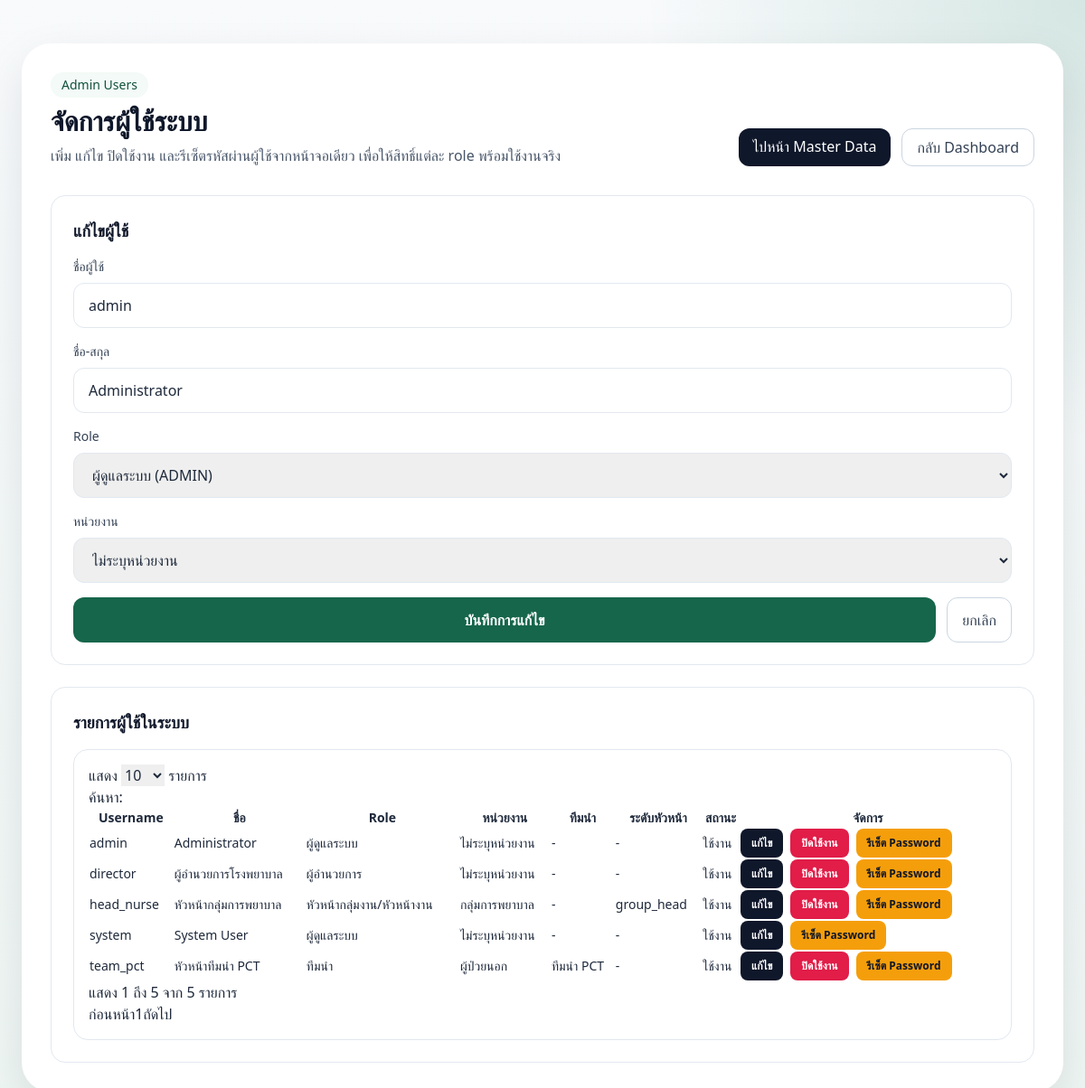
/admin/users.php?edit=2 (signed in), run on the app's committed database.
### tables this page shows
CREATE TABLE `users` (
  `id` int unsigned NOT NULL AUTO_INCREMENT,
  `username` varchar(100) NOT NULL,
  `password_hash` varchar(255) NOT NULL,
  `full_name` varchar(255) NOT NULL,
  `role_id` int unsigned NOT NULL,
  `department_id` int unsigned DEFAULT NULL,
  `team_id` int unsigned DEFAULT NULL,
  `head_level` enum('group_head','unit_head') DEFAULT NULL,
  `is_active` tinyint(1) NOT NULL DEFAULT 1,
  `last_login_at` datetime DEFAULT NULL,
  `created_at` datetime NOT NULL DEFAULT CURRENT_TIMESTAMP,
  `updated_at` datetime NOT NULL DEFAULT CURRENT_TIMESTAMP ON UPDATE CURRENT_TIMESTAMP,
  PRIMARY KEY (`id`),
  UNIQUE KEY `uk_username` (`username`),
  KEY `idx_users_role` (`role_id`),
  KEY `idx_users_department` (`department_id`),
  KEY `idx_users_team` (`team_id`),
  CONSTRAINT `fk_users_role` FOREIGN KEY (`role_id`) REFERENCES `roles` (`id`) ON UPDATE CASCADE,
  CONSTRAINT `fk_users_department` FOREIGN KEY (`department_id`) REFERENCES `departments` (`id`) ON DELETE SET NULL ON UPDATE CASCADE,
  CONSTRAINT `fk_users_team` FOREIGN KEY (`team_id`) REFERENCES `teams` (`id`) ON DELETE SET NULL ON UPDATE CASCADE
);

CREATE TABLE `roles` (
  `id` int unsigned NOT NULL AUTO_INCREMENT,
  `role_code` varchar(50) NOT NULL,
  `role_name` varchar(150) NOT NULL,
  `created_at` datetime NOT NULL DEFAULT CURRENT_TIMESTAMP,
  PRIMARY KEY (`id`),
  UNIQUE KEY `uk_role_code` (`role_code`)
);

CREATE TABLE `departments` (
  `id` int unsigned NOT NULL AUTO_INCREMENT,
  `department_code` varchar(50) DEFAULT NULL,
  `department_name` varchar(255) NOT NULL,
  `department_type` varchar(50) DEFAULT NULL,
  `parent_department_id` int unsigned DEFAULT NULL,
  `is_nursing_group` tinyint(1) NOT NULL DEFAULT 0,
  `is_active` tinyint(1) NOT NULL DEFAULT 1,
  `created_at` datetime NOT NULL DEFAULT CURRENT_TIMESTAMP,
  `updated_at` datetime NOT NULL DEFAULT CURRENT_TIMESTAMP ON UPDATE CURRENT_TIMESTAMP,
  PRIMARY KEY (`id`),
  UNIQUE KEY `uk_department_code` (`department_code`),
  KEY `idx_department_parent` (`parent_department_id`),
  CONSTRAINT `fk_departments_parent` FOREIGN KEY (`parent_department_id`) REFERENCES `departments` (`id`) ON DELETE SET NULL ON UPDATE CASCADE
);

CREATE TABLE `teams` (
  `id` int unsigned NOT NULL AUTO_INCREMENT,
  `team_code` varchar(20) NOT NULL,
  `team_name` varchar(255) NOT NULL,
  `description` text DEFAULT NULL,
  `is_active` tinyint(1) NOT NULL DEFAULT 1,
  `created_at` datetime NOT NULL DEFAULT CURRENT_TIMESTAMP,
  `updated_at` datetime NOT NULL DEFAULT CURRENT_TIMESTAMP ON UPDATE CURRENT_TIMESTAMP,
  PRIMARY KEY (`id`),
  UNIQUE KEY `uk_team_code` (`team_code`)
);

### config/app.php (called while the page is built)
<?php
return [
    'app_name' => 'Tepha Risk Management',
    'base_url' => '/hrms2',
    'session_name' => 'tepha_risk_session',
    'timezone' => 'Asia/Bangkok',
    'upload_dir' => __DIR__ . '/../storage/uploads',
];

### app/bootstrap.php (called while the page is built, shortened)
<?php
$appConfig = require __DIR__ . '/../config/app.php';
$dbConfig = require __DIR__ . '/../config/database.php';
date_default_timezone_set($appConfig['timezone']);
require_once __DIR__ . '/helpers.php';
require_once __DIR__ . '/Database.php';
require_once __DIR__ . '/Auth.php';
function app_config(?string $key = null, mixed $default = null): mixed
{
    global $appConfig;
    return $appConfig[$key] ?? $default;
}
function db_config(?string $key = null, mixed $default = null): mixed
{
    global $dbConfig;
    return $dbConfig[$key] ?? $default;
}

### app/helpers.php (called while the page is built, shortened)
<?php
function base_url(string $path = ''): string
{
    $baseUrl = rtrim((string) app_config('base_url', ''), '/');
    $path = ltrim($path, '/');
    return $path === '' ? $baseUrl : $baseUrl . '/' . $path;
}
function e(?string $value): string
{
    return htmlspecialchars((string) $value, ENT_QUOTES, 'UTF-8');
}
function fetch_all_departments(): array
{
    try {
        $stmt = Database::connection()->query(
            'SELECT id, department_code, department_name, department_type, parent_department_id, is_nursing_group
             FROM departments
             WHERE is_active = 1
             ORDER BY department_name ASC'
        );
        return $stmt->fetchAll();
    } catch (Throwable) {
        return [];
    }
}
function fetch_roles(): array
{
    try {
        $stmt = Database::connection()->query(
            'SELECT id, role_code, role_name
             FROM roles
             ORDER BY id ASC'
        );
        return $stmt->fetchAll();
    } catch (Throwable) {
        return [];
    }
}

### app/Database.php (called while the page is built, shortened)
<?php
final class Database
{
    private static ?PDO $connection = null;
    public static function connection(): PDO
    {
        if (self::$connection instanceof PDO) {
            return self::$connection;
        }
        $dsn = sprintf(
            'mysql:host=%s;port=%d;dbname=%s;charset=%s',
            (string) db_config('host'),
            (int) db_config('port'),
            (string) db_config('dbname'),
            (string) db_config('charset')
        );
        self::$connection = new PDO(
            $dsn,
            (string) db_config('username'),
            (string) db_config('password'),
            [
                PDO::ATTR_ERRMODE => PDO::ERRMODE_EXCEPTION,
                PDO::ATTR_DEFAULT_FETCH_MODE => PDO::FETCH_ASSOC,
            ]
        );
        return self::$connection;
    }
}

### config/database.php (called while the page is built)
<?php
return [
    'host' => '127.0.0.1',
    'port' => 3306,
    'dbname' => 'hrms2_risk',
    'username' => 'root',
    'password' => '',
    'charset' => 'utf8mb4',
];

### app/Auth.php (called while the page is built, shortened)
<?php
final class Auth
{
    public static function user(): ?array
    {
        return $_SESSION['auth_user'] ?? null;
    }
}

### admin/users.php (the view, shortened to what this page needs)
<?php
require __DIR__ . '/../app/bootstrap.php';
$roles = fetch_roles();
$departments = fetch_all_departments();
$users = [];
$editingUser = null;
$editingUserId = isset($_GET['edit']) ? (int) $_GET['edit'] : 0;
try {
    $stmt = Database::connection()->query(
        "SELECT
            u.id,
            u.username,
            u.full_name,
            u.head_level,
            u.is_active,
            u.last_login_at,
            r.role_name,
            r.role_code,
            d.department_name,
            t.team_name
         FROM users u
         INNER JOIN roles r ON r.id = u.role_id
         LEFT JOIN departments d ON d.id = u.department_id
         LEFT JOIN teams t ON t.id = u.team_id
         ORDER BY u.id DESC"
    );
    $users = $stmt->fetchAll();
    if ($editingUserId > 0) {
        $editStmt = Database::connection()->prepare(
            "SELECT
                u.id,
                u.username,
                u.full_name,
                u.role_id,
                u.department_id,
                u.team_id,
                u.head_level,
                u.is_active,
                r.role_code
             FROM users u
             INNER JOIN roles r ON r.id = u.role_id
             WHERE u.id = :id
             LIMIT 1"
        );
        $editStmt->execute(['id' => $editingUserId]);
        $editingUser = $editStmt->fetch() ?: null;
    }
} catch (Throwable) {
    $users = [];
    $editingUser = null;
}
require __DIR__ . '/../partials/layout_top.php';
?>
<main class="mx-auto max-w-7xl px-6 py-8 lg:py-12">
    <section class="rounded-[2rem] bg-white p-8 shadow-soft">
        <div class="flex flex-col gap-3 lg:flex-row lg:items-end lg:justify-between">
            <div>
                <div class="mb-2 inline-flex rounded-full bg-brand-50 px-3 py-1 text-sm font-medium text-brand-700">Admin Users</div>
                <h1 class="text-3xl font-bold text-slate-900">จัดการผู้ใช้ระบบ</h1>
                <p class="mt-2 text-slate-600">เพิ่ม แก้ไข ปิดใช้งาน และรีเซ็ตรหัสผ่านผู้ใช้จากหน้าจอเดียว เพื่อให้สิทธิ์แต่ละ role พร้อมใช้งานจริง</p>
            </div>
            <div class="flex flex-wrap gap-3">
                <a href="<?= e(base_url('admin/master_data.php')) ?>" class="rounded-xl bg-slate-900 px-4 py-2 font-medium text-white transition hover:bg-slate-800">
                    ไปหน้า Master Data
                </a>
                <a href="<?= e(base_url('dashboard.php')) ?>" class="rounded-xl border border-slate-300 px-4 py-2 font-medium text-slate-700 transition hover:bg-slate-50">
                    กลับ Dashboard
                </a>
            </div>
        </div>
        <div class="mt-8 grid gap-6 xl:grid-cols-[0.95fr_1.05fr]">
            <div class="rounded-2xl border border-slate-200 p-6">
                <h2 class="text-lg font-semibold text-slate-900"><?= $editingUser ? 'แก้ไขผู้ใช้' : 'เพิ่มผู้ใช้ใหม่' ?></h2>
                <form action="<?= e(base_url($editingUser ? 'actions/admin_update_user.php' : 'actions/admin_save_user.php')) ?>" method="post" class="mt-4 space-y-4">
                    <div>
                        <label class="mb-2 block text-sm font-medium text-slate-700">ชื่อผู้ใช้</label>
                        <input name="username" type="text" value="<?= e((string) ($editingUser['username'] ?? '')) ?>" class="w-full rounded-xl border border-slate-200 px-4 py-3 outline-none focus:border-brand-500" required>
                    </div>
                    <div>
                        <label class="mb-2 block text-sm font-medium text-slate-700">ชื่อ-สกุล</label>
                        <input name="full_name" type="text" value="<?= e((string) ($editingUser['full_name'] ?? '')) ?>" class="w-full rounded-xl border border-slate-200 px-4 py-3 outline-none focus:border-brand-500" required>
                    </div>
                    <div>
                        <label class="mb-2 block text-sm font-medium text-slate-700">Role</label>
                        <select id="role_id" name="role_id" class="w-full rounded-xl border border-slate-200 px-4 py-3 outline-none focus:border-brand-500" required>
                            <?php foreach ($roles as $role): ?>
                                <option value="<?= e((string) $role['id']) ?>" data-role-code="<?= e((string) $role['role_code']) ?>" <?= (int) ($editingUser['role_id'] ?? 0) === (int) $role['id'] ? 'selected' : '' ?>>
                                    <?= e((string) $role['role_name']) ?> (<?= e((string) $role['role_code']) ?>)
                                </option>
                            <?php endforeach; ?>
                        </select>
                    </div>
                    <div>
                        <label class="mb-2 block text-sm font-medium text-slate-700">หน่วยงาน</label>
                        <select name="department_id" class="w-full rounded-xl border border-slate-200 px-4 py-3 outline-none focus:border-brand-500">
                            <?php foreach ($departments as $department): ?>
                                <option value="<?= e((string) $department['id']) ?>" <?= (int) ($editingUser['department_id'] ?? 0) === (int) $department['id'] ? 'selected' : '' ?>>
                                    <?= e((string) $department['department_name']) ?>
                                </option>
                            <?php endforeach; ?>
                        </select>
                    </div>
                    <div class="flex flex-wrap gap-3">
                        <button type="submit" class="flex-1 rounded-xl bg-brand-600 px-4 py-3 font-semibold text-white transition hover:bg-brand-700">
                            <?= $editingUser ? 'บันทึกการแก้ไข' : 'บันทึกผู้ใช้' ?>
                        </button>
                        <?php if ($editingUser): ?>
                            <a href="<?= e(base_url('admin/users.php')) ?>" class="rounded-xl border border-slate-300 px-4 py-3 font-medium text-slate-700 transition hover:bg-slate-50">
                                ยกเลิก
                            </a>
                        <?php endif; ?>
                    </div>
                </form>
            </div>
            <div class="rounded-2xl border border-slate-200 p-6">
                <h2 class="text-lg font-semibold text-slate-900">รายการผู้ใช้ในระบบ</h2>
                <div class="mt-4 overflow-hidden rounded-2xl border border-slate-200 bg-white p-4">
                    <table id="usersTable" class="display w-full text-sm">
                        <thead>
                            <tr>
                                <th>Username</th>
                                <th>ชื่อ</th>
                                <th>Role</th>
                                <th>หน่วยงาน</th>
                                <th>ทีมนำ</th>
                                <th>ระดับหัวหน้า</th>
                                <th>สถานะ</th>
                                <th>จัดการ</th>
                            </tr>
                        </thead>
                        <tbody>
                            <?php foreach ($users as $row): ?>
                                <tr>
                                    <td><?= e((string) $row['username']) ?></td>
                                    <td><?= e((string) $row['full_name']) ?></td>
                                    <td><?= e((string) $row['role_name']) ?></td>
                                    <td><?= e((string) ($row['department_name'] ?: '-')) ?></td>
                                    <td><?= e((string) ($row['team_name'] ?: '-')) ?></td>
                                    <td><?= e((string) ($row['head_level'] ?: '-')) ?></td>
                                    <td><?= (int) $row['is_active'] === 1 ? 'ใช้งาน' : 'ปิดใช้งาน' ?></td>
                                    <td>
                                        <div class="flex flex-wrap gap-2">
                                            <a href="<?= e(base_url('admin/users.php?edit=' . $row['id'])) ?>" class="rounded-lg bg-slate-900 px-3 py-2 text-xs font-semibold text-white">
                                                แก้ไข
                                            </a>
                                            <?php if ((int) $row['id'] !== (int) (Auth::user()['id'] ?? 0)): ?>
                                                <form action="<?= e(base_url('actions/admin_toggle_user_status.php')) ?>" method="post">
                                                    <button type="submit" class="rounded-lg <?= (int) $row['is_active'] === 1 ? 'bg-rose-600' : 'bg-emerald-600' ?> px-3 py-2 text-xs font-semibold text-white">
                                                        <?= (int) $row['is_active'] === 1 ? 'ปิดใช้งาน' : 'เปิดใช้งาน' ?>
                                                    </button>
                                                </form>
                                            <?php endif; ?>
                                            <form action="<?= e(base_url('actions/admin_reset_user_password.php')) ?>" method="post">
                                                <button type="submit" class="rounded-lg bg-amber-500 px-3 py-2 text-xs font-semibold text-slate-900">
                                                    รีเซ็ต Password
                                                </button>
                                            </form>
                                        </div>
                                    </td>
                                </tr>
                            <?php endforeach; ?>
                        </tbody>
                    </table>
                </div>
            </div>
        </div>
    </section>
</main>
<?php require __DIR__ . '/../partials/layout_bottom.php'; ?>

### data on the page
users: username "admin", full_name "Administrator", role_id "ผู้ดูแลระบบ (ADMIN)", department_id "ไม่ระบุหน่วยงาน", role.role_name "ผู้ดูแลระบบ", department.department_name "ไม่ระบุหน่วยงาน", team_name "-", head_level "-", is_active "ใช้งาน"
users: username "director", full_name "ผู้อำนวยการโรงพยาบาล", role.role_name "ผู้อำนวยการ", department.department_name "ไม่ระบุหน่วยงาน", team_name "-", head_level "-", is_active "ใช้งาน"
users: username "head_nurse", full_name "หัวหน้ากลุ่มการพยาบาล", role.role_name "หัวหน้ากลุ่มงาน/หัวหน้างาน", department.department_name "กลุ่มการพยาบาล", team_name "-", head_level "group_head", is_active "ใช้งาน"
users: username "team_pct", full_name "หัวหน้าทีมนำ PCT", role.role_name "ทีมนำ", department.department_name "ผู้ป่วยนอก", team.team_name "ทีมนำ PCT", head_level "-", is_active "ใช้งาน"
users: username "system", full_name "System User", role.role_name "ผู้ดูแลระบบ", department.department_name "ไม่ระบุหน่วยงาน", team_name "-", head_level "-", is_active "ใช้งาน"
